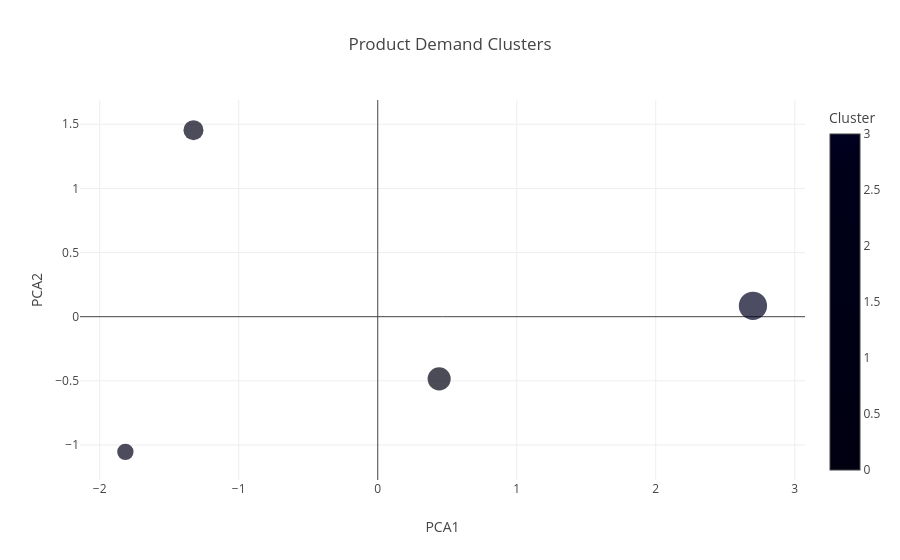

Notebook cell for this chart:
### Code cell
import plotly.express as px
 
 fig = px.scatter(cluster, x="PCA1", y="PCA2", color="Cluster", 
                hover_name="Cluster",  
                size="Sales", 
                title="Product Demand Clusters")

 fig.show()

### Figure 1 — Plotly figure (JSON) as saved in the notebook; plotly's stock layout.template omitted (floating-point values rounded to 4 significant figures)
{"data": [{"hovertemplate": "<b>%{hovertext}</b><br><br>PCA1=%{x}<br>PCA2=%{y}<br>Sales=%{marker.size}<br>Cluster=%{marker.color}<extra></extra>", "hovertext": [2.0, 0.0, 1.0, 3.0], "legendgroup": "", "marker": {"color": [2, 0, 1, 3], "coloraxis": "coloraxis", "size": [100, 200, 150, 300], "sizemode": "area", "sizeref": 0.75, "symbol": "circle"}, "mode": "markers", "name": "", "orientation": "v", "showlegend": false, "type": "scatter", "x": [-1.815, 0.4418, -1.326, 2.699], "xaxis": "x", "y": [-1.054, -0.4847, 1.454, 0.08454], "yaxis": "y"}], "layout": {"coloraxis": {"colorbar": {"title": {"text": "Cluster"}}, "colorscale": [[0, "#000011"], [0.1111, "#000012"], [0.2222, "#000013"], [0.3333, "#000014"], [0.4444, "#000015"], [0.5556, "#000016"], [0.6667, "#000017"], [0.7778, "#000018"], [0.8889, "#000019"], [1, "#000020"]]}, "legend": {"itemsizing": "constant", "tracegroupgap": 0}, "title": {"text": "Product Demand Clusters"}, "xaxis": {"anchor": "y", "domain": [0, 1], "title": {"text": "PCA1"}}, "yaxis": {"anchor": "x", "domain": [0, 1], "title": {"text": "PCA2"}}}}
